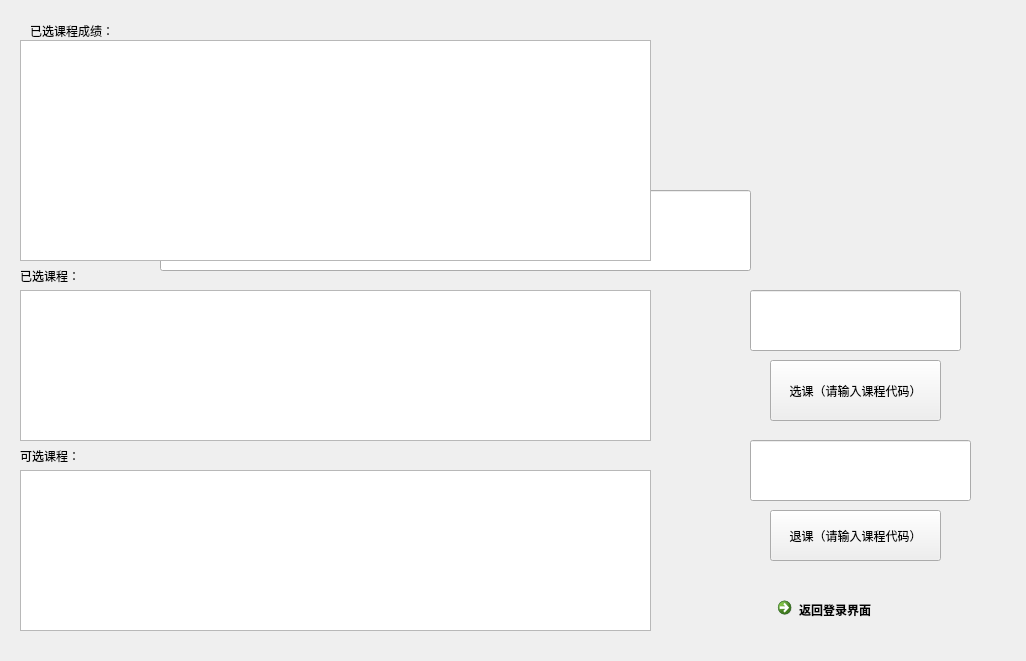
<?xml version="1.0" encoding="UTF-8"?>
<ui version="4.0">
 <class>stuDialog</class>
 <widget class="QDialog" name="stuDialog">
  <property name="geometry">
   <rect>
    <x>0</x>
    <y>0</y>
    <width>1026</width>
    <height>661</height>
   </rect>
  </property>
  <property name="windowTitle">
   <string>Dialog</string>
  </property>
  <widget class="QLabel" name="label">
   <property name="geometry">
    <rect>
     <x>740</x>
     <y>50</y>
     <width>241</width>
     <height>181</height>
    </rect>
   </property>
   <property name="styleSheet">
    <string notr="true">font: 14pt &quot;宋体&quot;;</string>
   </property>
   <property name="text">
    <string/>
   </property>
  </widget>
  <widget class="QPushButton" name="pushButton">
   <property name="geometry">
    <rect>
     <x>340</x>
     <y>350</y>
     <width>231</width>
     <height>71</height>
    </rect>
   </property>
   <property name="text">
    <string>确认</string>
   </property>
  </widget>
  <widget class="QLineEdit" name="lineEdit">
   <property name="geometry">
    <rect>
     <x>160</x>
     <y>190</y>
     <width>591</width>
     <height>81</height>
    </rect>
   </property>
   <property name="styleSheet">
    <string notr="true">font: 14pt &quot;Agency FB&quot;;</string>
   </property>
  </widget>
  <widget class="QLabel" name="label_2">
   <property name="geometry">
    <rect>
     <x>50</x>
     <y>110</y>
     <width>181</width>
     <height>31</height>
    </rect>
   </property>
   <property name="styleSheet">
    <string notr="true">font: 12pt &quot;黑体&quot;;</string>
   </property>
   <property name="text">
    <string>请输入学生ID登录：</string>
   </property>
  </widget>
  <widget class="QLabel" name="label_3">
   <property name="geometry">
    <rect>
     <x>30</x>
     <y>10</y>
     <width>181</width>
     <height>41</height>
    </rect>
   </property>
   <property name="styleSheet">
    <string notr="true">font: 12pt &quot;隶书&quot;;</string>
   </property>
   <property name="text">
    <string>已选课程成绩：</string>
   </property>
  </widget>
  <widget class="QLabel" name="label_4">
   <property name="geometry">
    <rect>
     <x>20</x>
     <y>250</y>
     <width>161</width>
     <height>51</height>
    </rect>
   </property>
   <property name="styleSheet">
    <string notr="true">font: 12pt &quot;隶书&quot;;</string>
   </property>
   <property name="text">
    <string>已选课程：</string>
   </property>
  </widget>
  <widget class="QTextEdit" name="textEdit">
   <property name="geometry">
    <rect>
     <x>20</x>
     <y>40</y>
     <width>631</width>
     <height>221</height>
    </rect>
   </property>
   <property name="styleSheet">
    <string notr="true">font: 10pt &quot;华文宋体&quot;;</string>
   </property>
  </widget>
  <widget class="QTextEdit" name="textEdit_2">
   <property name="geometry">
    <rect>
     <x>20</x>
     <y>290</y>
     <width>631</width>
     <height>151</height>
    </rect>
   </property>
   <property name="styleSheet">
    <string notr="true">font: 10pt &quot;华文宋体&quot;;</string>
   </property>
  </widget>
  <widget class="QTextEdit" name="textEdit_3">
   <property name="geometry">
    <rect>
     <x>20</x>
     <y>470</y>
     <width>631</width>
     <height>161</height>
    </rect>
   </property>
   <property name="styleSheet">
    <string notr="true">font: 10pt &quot;华文宋体&quot;;</string>
   </property>
  </widget>
  <widget class="QLabel" name="label_5">
   <property name="geometry">
    <rect>
     <x>20</x>
     <y>430</y>
     <width>161</width>
     <height>51</height>
    </rect>
   </property>
   <property name="styleSheet">
    <string notr="true">font: 12pt &quot;隶书&quot;;</string>
   </property>
   <property name="text">
    <string>可选课程：</string>
   </property>
  </widget>
  <widget class="QPushButton" name="pushButton_2">
   <property name="geometry">
    <rect>
     <x>770</x>
     <y>510</y>
     <width>171</width>
     <height>51</height>
    </rect>
   </property>
   <property name="text">
    <string>退课（请输入课程代码）</string>
   </property>
  </widget>
  <widget class="QPushButton" name="pushButton_3">
   <property name="geometry">
    <rect>
     <x>770</x>
     <y>360</y>
     <width>171</width>
     <height>61</height>
    </rect>
   </property>
   <property name="text">
    <string>选课（请输入课程代码）</string>
   </property>
  </widget>
  <widget class="QCommandLinkButton" name="commandLinkButton">
   <property name="geometry">
    <rect>
     <x>770</x>
     <y>590</y>
     <width>187</width>
     <height>41</height>
    </rect>
   </property>
   <property name="text">
    <string>返回登录界面</string>
   </property>
  </widget>
  <widget class="QLineEdit" name="lineEdit_2">
   <property name="geometry">
    <rect>
     <x>750</x>
     <y>440</y>
     <width>221</width>
     <height>61</height>
    </rect>
   </property>
  </widget>
  <widget class="QLineEdit" name="lineEdit_3">
   <property name="geometry">
    <rect>
     <x>750</x>
     <y>290</y>
     <width>211</width>
     <height>61</height>
    </rect>
   </property>
  </widget>
 </widget>
 <resources/>
 <connections/>
</ui>
